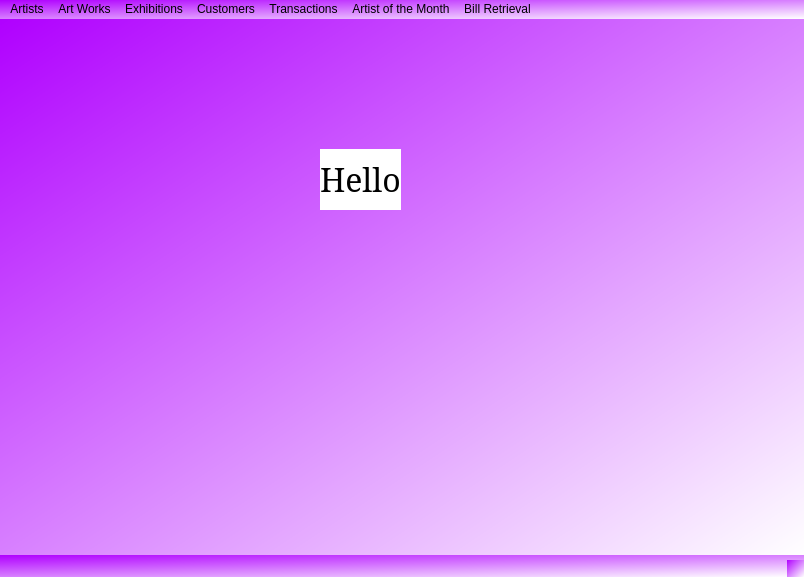
<?xml version="1.0" encoding="UTF-8"?>
<ui version="4.0">
 <class>MainWindow</class>
 <widget class="QMainWindow" name="MainWindow">
  <property name="geometry">
   <rect>
    <x>0</x>
    <y>0</y>
    <width>804</width>
    <height>577</height>
   </rect>
  </property>
  <property name="mouseTracking">
   <bool>true</bool>
  </property>
  <property name="windowTitle">
   <string>Art Gallery Management System</string>
  </property>
  <property name="styleSheet">
   <string notr="true">QWidget{
background-color:qlineargradient(spread:pad, x1:0, y1:0, x2:1, y2:1, stop:0 rgba(176, 0, 255, 255), stop:1 rgba(255, 255, 255, 255))
}</string>
  </property>
  <widget class="QWidget" name="centralwidget">
   <widget class="QLabel" name="label">
    <property name="geometry">
     <rect>
      <x>320</x>
      <y>130</y>
      <width>81</width>
      <height>61</height>
     </rect>
    </property>
    <property name="font">
     <font>
      <family>MS Serif</family>
      <pointsize>24</pointsize>
     </font>
    </property>
    <property name="styleSheet">
     <string notr="true">background-color: rgb(255, 255, 255);</string>
    </property>
    <property name="text">
     <string>Hello!</string>
    </property>
   </widget>
  </widget>
  <widget class="QMenuBar" name="menubar">
   <property name="geometry">
    <rect>
     <x>0</x>
     <y>0</y>
     <width>804</width>
     <height>21</height>
    </rect>
   </property>
   <widget class="QMenu" name="menuArt">
    <property name="title">
     <string>Artists</string>
    </property>
    <addaction name="actionAdd_Record"/>
    <addaction name="actionRemove_Artist"/>
    <addaction name="actionUpdate_Info"/>
    <addaction name="separator"/>
    <addaction name="actionView_All"/>
   </widget>
   <widget class="QMenu" name="menuArt_2">
    <property name="title">
     <string>Art Works</string>
    </property>
    <addaction name="actionAdd_Art_Work"/>
    <addaction name="actionRemove_Sold_Out_Arts"/>
    <addaction name="actionUpdate_Info_2"/>
    <addaction name="separator"/>
    <addaction name="actionView_All_2"/>
   </widget>
   <widget class="QMenu" name="menuExhibitions">
    <property name="title">
     <string>Exhibitions</string>
    </property>
    <addaction name="actionAdd_Exhibition"/>
    <addaction name="actionRemove_Exhibition"/>
    <addaction name="actionUpdate_details"/>
    <addaction name="separator"/>
    <addaction name="actionView_All_3"/>
   </widget>
   <widget class="QMenu" name="menuCustomers">
    <property name="title">
     <string>Customers</string>
    </property>
    <addaction name="actionAdd_Customer"/>
    <addaction name="actionRemove_Customer"/>
    <addaction name="actionUpdate_Customer"/>
    <addaction name="separator"/>
    <addaction name="actionView_All_4"/>
   </widget>
   <widget class="QMenu" name="menuTransactions">
    <property name="title">
     <string>Transactions</string>
    </property>
    <addaction name="actionView_Past_Transactions"/>
   </widget>
   <widget class="QMenu" name="menuArtist_of_the_Month">
    <property name="title">
     <string>Artist of the Month</string>
    </property>
    <addaction name="actionView"/>
   </widget>
   <widget class="QMenu" name="menuBill_Retrieval">
    <property name="title">
     <string>Bill Retrieval</string>
    </property>
    <addaction name="actionSearch_Bill"/>
   </widget>
   <addaction name="menuArt"/>
   <addaction name="menuArt_2"/>
   <addaction name="menuExhibitions"/>
   <addaction name="menuCustomers"/>
   <addaction name="menuTransactions"/>
   <addaction name="menuArtist_of_the_Month"/>
   <addaction name="menuBill_Retrieval"/>
  </widget>
  <widget class="QStatusBar" name="statusbar"/>
  <action name="actionAdd_Record">
   <property name="text">
    <string>Add Artist</string>
   </property>
  </action>
  <action name="actionRemove_Artist">
   <property name="text">
    <string>Remove Artist</string>
   </property>
  </action>
  <action name="actionUpdate_Info">
   <property name="text">
    <string>Update Info.</string>
   </property>
  </action>
  <action name="actionView_All">
   <property name="text">
    <string>View All</string>
   </property>
  </action>
  <action name="actionAdd_Art_Work">
   <property name="text">
    <string>Add Art Work</string>
   </property>
  </action>
  <action name="actionRemove_Art_Work">
   <property name="text">
    <string>Remove Art Work</string>
   </property>
  </action>
  <action name="actionRemove_Sold_Out_Arts">
   <property name="text">
    <string>Remove Sold Out Arts</string>
   </property>
  </action>
  <action name="actionUpdate_Info_2">
   <property name="text">
    <string>Update Info.</string>
   </property>
  </action>
  <action name="actionView_All_2">
   <property name="text">
    <string>View All</string>
   </property>
  </action>
  <action name="actionAdd_Exhibition">
   <property name="text">
    <string>Add Exhibition</string>
   </property>
  </action>
  <action name="actionRemove_Exhibition">
   <property name="text">
    <string>Remove Exhibition</string>
   </property>
  </action>
  <action name="actionUpdate_details">
   <property name="text">
    <string>Update details</string>
   </property>
  </action>
  <action name="actionView_All_3">
   <property name="text">
    <string>View All</string>
   </property>
  </action>
  <action name="actionAdd_Customer">
   <property name="text">
    <string>Add Customer </string>
   </property>
  </action>
  <action name="actionRemove_Customer">
   <property name="text">
    <string>Remove Customer</string>
   </property>
  </action>
  <action name="actionUpdate_Customer">
   <property name="text">
    <string>Update Customer</string>
   </property>
  </action>
  <action name="actionView_All_4">
   <property name="text">
    <string>View All</string>
   </property>
  </action>
  <action name="actionView">
   <property name="text">
    <string>View</string>
   </property>
  </action>
  <action name="actionView_Past_Transactions">
   <property name="text">
    <string>View Past Transactions</string>
   </property>
  </action>
  <action name="actionSearch_Bill">
   <property name="text">
    <string>Search Bill</string>
   </property>
  </action>
 </widget>
 <resources>
  <include location="C:/Users/dell/Desktop/hi.qrc"/>
 </resources>
 <connections/>
</ui>
